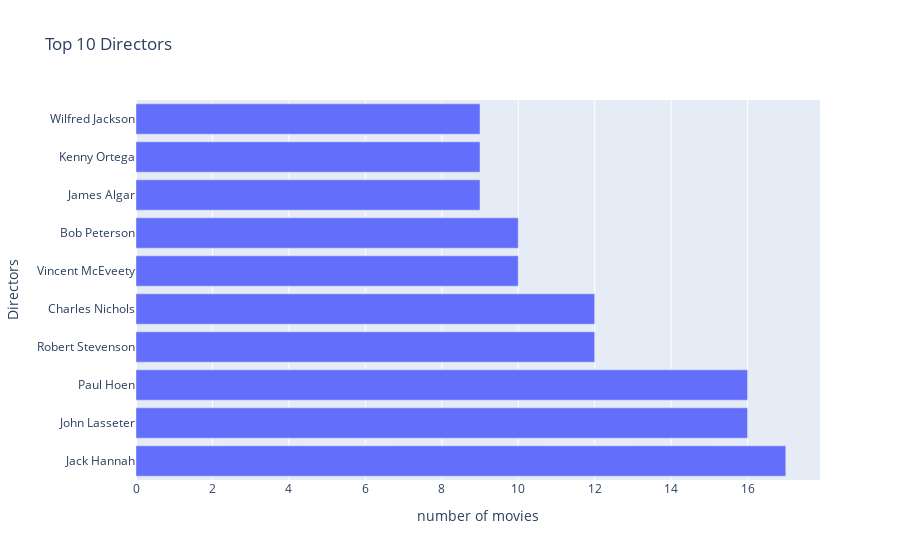

Source (notebook cell):
### Code cell
# Top 10 Directors
values = disney_data['director'].value_counts()
keys = disney_data['director'].value_counts().keys()

fig = px.bar(y = keys[:10], x = values[:10], data_frame = disney_data, 
             title="Top 10 Directors", 
             labels={'x': 'number of movies', 'y': 'Directors', },)
fig.show()

### Figure 1 — Plotly figure (JSON) as saved in the notebook; plotly's stock layout.template omitted (floating-point values rounded to 4 significant figures)
{"data": [{"alignmentgroup": "True", "hovertemplate": "number of movies=%{x}<br>Directors=%{y}<extra></extra>", "legendgroup": "", "marker": {"color": "#636efa", "pattern": {"shape": ""}}, "name": "", "offsetgroup": "", "orientation": "h", "showlegend": false, "textposition": "auto", "type": "bar", "x": [17, 16, 16, 12, 12, 10, 10, 9, 9, 9], "xaxis": "x", "y": ["Jack Hannah", "John Lasseter", "Paul Hoen", "Robert Stevenson", "Charles Nichols", "Vincent McEveety", "Bob Peterson", "James Algar", "Kenny Ortega", "Wilfred Jackson"], "yaxis": "y"}], "layout": {"barmode": "relative", "legend": {"tracegroupgap": 0}, "title": {"text": "Top 10 Directors"}, "xaxis": {"anchor": "y", "domain": [0, 1], "title": {"text": "number of movies"}}, "yaxis": {"anchor": "x", "domain": [0, 1], "title": {"text": "Directors"}}}}
